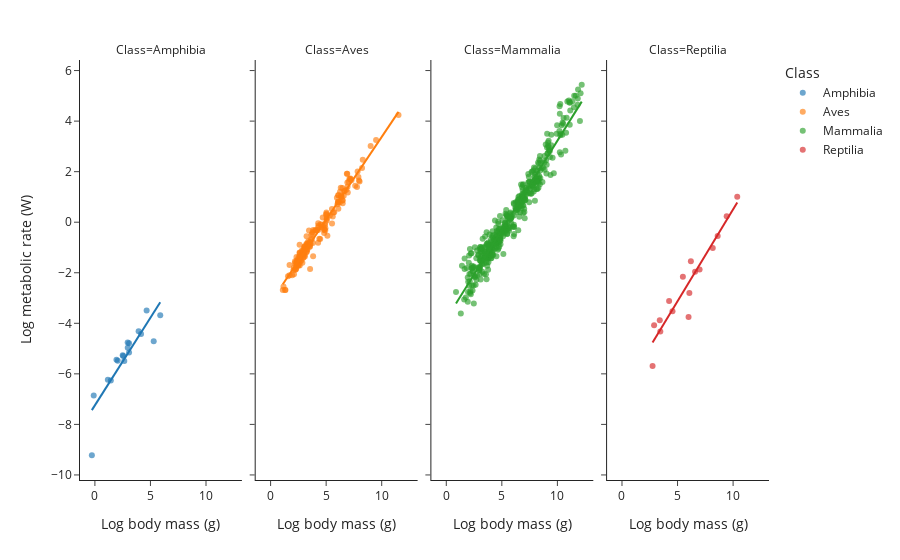

The code cell stored with this chart in its notebook:
### Markdown cell above
Let's use [facets](https://plotly.com/python/facet-plots/) to separate this plot to four subplots, one for each class of species.

### Code cell
fig = px.scatter(
    data,
    x='Log body mass (g)', 
    y='Log metabolic rate (W)', 
    color='Class',
    facet_col='Class',
    opacity=0.65,
    trendline='ols',
)
fig.show()

### Figure 1 — Plotly figure (JSON) as saved in the notebook; plotly's stock layout.template omitted (floating-point values rounded to 4 significant figures; data arrays with more than 128 entries replaced by an {"elided": "..."} marker saying what was removed)
{"data": [{"hovertemplate": "Class=Amphibia<br>Log body mass (g)=%{x}<br>Log metabolic rate (W)=%{y}<extra></extra>", "legendgroup": "Amphibia", "marker": {"color": "#1F77B4", "opacity": 0.65, "symbol": "circle"}, "mode": "markers", "name": "Amphibia", "orientation": "v", "showlegend": true, "type": "scatter", "x": [3.073, 2.955, 4.654, 1.942, -0.1054, 4.153, 3.936, 3.073, 2.054, 2.549, 1.166, 5.293, 5.881, 2.646, -0.2744, 1.435, 2.95, 2.501], "xaxis": "x", "y": [-4.793, -4.965, -3.497, -5.442, -6.859, -4.423, -4.313, -5.157, -5.482, -5.298, -6.235, -4.706, -3.677, -5.494, -9.22, -6.261, -4.759, -5.263], "yaxis": "y"}, {"hovertemplate": "<b>OLS trendline</b><br>Log metabolic rate (W) = 0.693325 * Log body mass (g) + -7.24594<br>R<sup>2</sup>=0.785841<br><br>Class=Amphibia<br>Log body mass (g)=%{x}<br>Log metabolic rate (W)=%{y} <b>(trend)</b><extra></extra>", "legendgroup": "Amphibia", "marker": {"color": "#1F77B4", "symbol": "circle"}, "mode": "lines", "name": "Amphibia", "showlegend": false, "type": "scatter", "x": [-0.2744, -0.1054, 1.166, 1.435, 1.942, 2.054, 2.501, 2.549, 2.646, 2.95, 2.955, 3.073, 3.073, 3.936, 4.153, 4.654, 5.293, 5.881], "xaxis": "x", "y": [-7.436, -7.319, -6.437, -6.251, -5.9, -5.822, -5.512, -5.478, -5.411, -5.201, -5.197, -5.116, -5.116, -4.517, -4.367, -4.019, -3.576, -3.169], "yaxis": "y"}, {"hovertemplate": "Class=Aves<br>Log body mass (g)=%{x}<br>Log metabolic rate (W)=%{y}<extra></extra>", "legendgroup": "Aves", "marker": {"color": "#FF7F0E", "opacity": 0.65, "symbol": "circle"}, "mode": "markers", "name": "Aves", "orientation": "v", "showlegend": true, "type": "scatter", "x": {"elided": "171 float values"}, "xaxis": "x2", "y": {"elided": "171 float values"}, "yaxis": "y2"}, {"hovertemplate": "<b>OLS trendline</b><br>Log metabolic rate (W) = 0.654877 * Log body mass (g) + -3.17491<br>R<sup>2</sup>=0.964576<br><br>Class=Aves<br>Log body mass (g)=%{x}<br>Log metabolic rate (W)=%{y} <b>(trend)</b><extra></extra>", "legendgroup": "Aves", "marker": {"color": "#FF7F0E", "symbol": "circle"}, "mode": "lines", "name": "Aves", "showlegend": false, "type": "scatter", "x": {"elided": "171 float values"}, "xaxis": "x2", "y": {"elided": "171 float values"}, "yaxis": "y2"}, {"hovertemplate": "Class=Mammalia<br>Log body mass (g)=%{x}<br>Log metabolic rate (W)=%{y}<extra></extra>", "legendgroup": "Mammalia", "marker": {"color": "#2CA02C", "opacity": 0.65, "symbol": "circle"}, "mode": "markers", "name": "Mammalia", "orientation": "v", "showlegend": true, "type": "scatter", "x": {"elided": "417 float values"}, "xaxis": "x3", "y": {"elided": "417 float values"}, "yaxis": "y3"}, {"hovertemplate": "<b>OLS trendline</b><br>Log metabolic rate (W) = 0.7061 * Log body mass (g) + -3.83559<br>R<sup>2</sup>=0.946893<br><br>Class=Mammalia<br>Log body mass (g)=%{x}<br>Log metabolic rate (W)=%{y} <b>(trend)</b><extra></extra>", "legendgroup": "Mammalia", "marker": {"color": "#2CA02C", "symbol": "circle"}, "mode": "lines", "name": "Mammalia", "showlegend": false, "type": "scatter", "x": {"elided": "417 float values"}, "xaxis": "x3", "y": {"elided": "417 float values"}, "yaxis": "y3"}, {"hovertemplate": "Class=Reptilia<br>Log body mass (g)=%{x}<br>Log metabolic rate (W)=%{y}<extra></extra>", "legendgroup": "Reptilia", "marker": {"color": "#D62728", "opacity": 0.65, "symbol": "circle"}, "mode": "markers", "name": "Reptilia", "orientation": "v", "showlegend": true, "type": "scatter", "x": [6.984, 6.064, 3.45, 8.17, 4.545, 4.241, 2.754, 9.423, 10.37, 3.401, 6.201, 2.89, 5.991, 6.579, 5.481, 8.613], "xaxis": "x4", "y": [-1.871, -2.805, -4.328, -1.025, -3.523, -3.121, -5.693, 0.2359, 1.006, -3.882, -1.548, -4.075, -3.747, -1.961, -2.157, -0.5465], "yaxis": "y4"}, {"hovertemplate": "<b>OLS trendline</b><br>Log metabolic rate (W) = 0.727196 * Log body mass (g) + -6.765<br>R<sup>2</sup>=0.902223<br><br>Class=Reptilia<br>Log body mass (g)=%{x}<br>Log metabolic rate (W)=%{y} <b>(trend)</b><extra></extra>", "legendgroup": "Reptilia", "marker": {"color": "#D62728", "symbol": "circle"}, "mode": "lines", "name": "Reptilia", "showlegend": false, "type": "scatter", "x": [2.754, 2.89, 3.401, 3.45, 4.241, 4.545, 5.481, 5.991, 6.064, 6.201, 6.579, 6.984, 8.17, 8.613, 9.423, 10.37], "xaxis": "x4", "y": [-4.763, -4.663, -4.292, -4.256, -3.681, -3.46, -2.78, -2.408, -2.355, -2.256, -1.981, -1.686, -0.8241, -0.502, 0.08739, 0.7786], "yaxis": "y4"}], "layout": {"annotations": [{"font": {}, "showarrow": false, "text": "Class=Amphibia", "x": 0.1175, "xanchor": "center", "xref": "paper", "y": 1, "yanchor": "bottom", "yref": "paper"}, {"font": {}, "showarrow": false, "text": "Class=Aves", "x": 0.3725, "xanchor": "center", "xref": "paper", "y": 1, "yanchor": "bottom", "yref": "paper"}, {"font": {}, "showarrow": false, "text": "Class=Mammalia", "x": 0.6275, "xanchor": "center", "xref": "paper", "y": 1, "yanchor": "bottom", "yref": "paper"}, {"font": {}, "showarrow": false, "text": "Class=Reptilia", "x": 0.8825, "xanchor": "center", "xref": "paper", "y": 1, "yanchor": "bottom", "yref": "paper"}], "autosize": true, "legend": {"title": {"text": "Class"}, "tracegroupgap": 0}, "margin": {"t": 60}, "xaxis": {"anchor": "y", "autorange": true, "domain": [0, 0.235], "range": [-1.312, 13.23], "title": {"text": "Log body mass (g)"}, "type": "linear"}, "xaxis2": {"anchor": "y2", "autorange": true, "domain": [0.255, 0.49], "matches": "x", "range": [-1.312, 13.23], "title": {"text": "Log body mass (g)"}, "type": "linear"}, "xaxis3": {"anchor": "y3", "autorange": true, "domain": [0.51, 0.745], "matches": "x", "range": [-1.312, 13.23], "title": {"text": "Log body mass (g)"}, "type": "linear"}, "xaxis4": {"anchor": "y4", "autorange": true, "domain": [0.765, 1.0], "matches": "x", "range": [-1.312, 13.23], "title": {"text": "Log body mass (g)"}, "type": "linear"}, "yaxis": {"anchor": "x", "autorange": true, "domain": [0, 1], "range": [-10.36, 6.573], "title": {"text": "Log metabolic rate (W)"}, "type": "linear"}, "yaxis2": {"anchor": "x2", "autorange": true, "domain": [0, 1], "matches": "y", "range": [-10.36, 6.573], "showticklabels": false, "type": "linear"}, "yaxis3": {"anchor": "x3", "autorange": true, "domain": [0, 1], "matches": "y", "range": [-10.36, 6.573], "showticklabels": false, "type": "linear"}, "yaxis4": {"anchor": "x4", "autorange": true, "domain": [0, 1], "matches": "y", "range": [-10.36, 6.573], "showticklabels": false, "type": "linear"}}}
